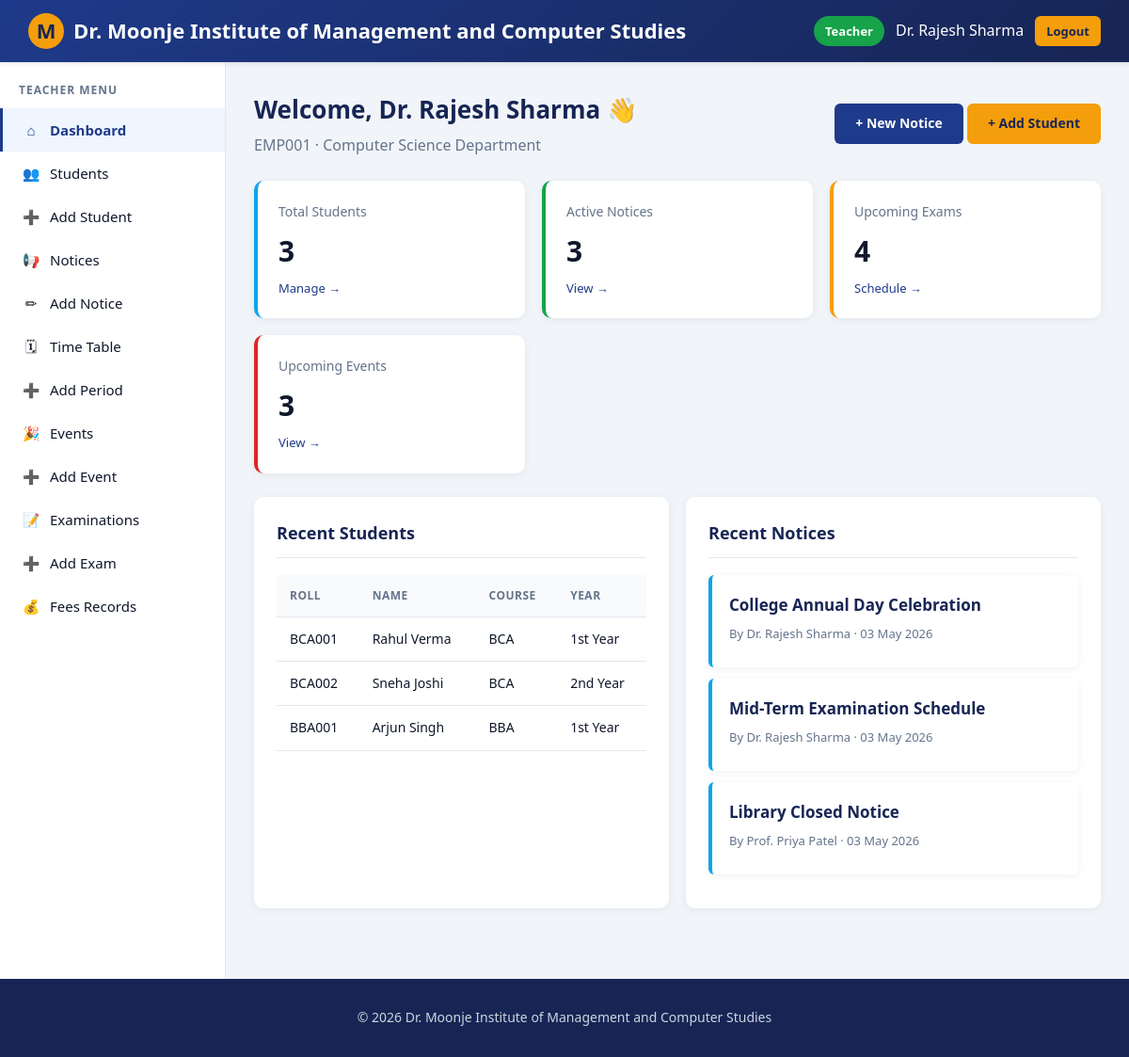
Screenshot of /teacher/dashboard.php (signed in) with the database file from the repository.
### tables this page shows
CREATE TABLE students (
    id INT AUTO_INCREMENT PRIMARY KEY,
    roll_no VARCHAR(20) NOT NULL UNIQUE,
    name VARCHAR(100) NOT NULL,
    email VARCHAR(100) NOT NULL UNIQUE,
    phone VARCHAR(15),
    password VARCHAR(255) NOT NULL,
    course VARCHAR(50) NOT NULL,
    year VARCHAR(10) NOT NULL,
    address TEXT,
    dob DATE,
    gender ENUM('Male','Female','Other') DEFAULT 'Male',
    created_at TIMESTAMP DEFAULT CURRENT_TIMESTAMP
);

CREATE TABLE notices (
    id INT AUTO_INCREMENT PRIMARY KEY,
    title VARCHAR(200) NOT NULL,
    description TEXT NOT NULL,
    target_audience ENUM('All','Students','Teachers') DEFAULT 'All',
    course VARCHAR(50) DEFAULT NULL,
    posted_by INT NOT NULL,
    created_at TIMESTAMP DEFAULT CURRENT_TIMESTAMP,
    FOREIGN KEY (posted_by) REFERENCES teachers(id) ON DELETE CASCADE
);

CREATE TABLE teachers (
    id INT AUTO_INCREMENT PRIMARY KEY,
    employee_id VARCHAR(20) NOT NULL UNIQUE,
    name VARCHAR(100) NOT NULL,
    email VARCHAR(100) NOT NULL UNIQUE,
    phone VARCHAR(15),
    password VARCHAR(255) NOT NULL,
    department VARCHAR(50) NOT NULL,
    designation VARCHAR(50),
    qualification VARCHAR(100),
    created_at TIMESTAMP DEFAULT CURRENT_TIMESTAMP
);

### config/db.php (called while the page is built, shortened)
<?php
function e($value) {
    return htmlspecialchars($value ?? '', ENT_QUOTES, 'UTF-8');
}

### teacher/dashboard.php (the view, shortened to what this page needs)
<?php
require_once '../includes/teacher_header.php';
$students_count = $conn->query("SELECT COUNT(*) c FROM students")->fetch_assoc()['c'];
$notices_count  = $conn->query("SELECT COUNT(*) c FROM notices")->fetch_assoc()['c'];
$exams_count    = $conn->query("SELECT COUNT(*) c FROM examinations WHERE exam_date >= CURDATE()")->fetch_assoc()['c'];
$events_count   = $conn->query("SELECT COUNT(*) c FROM events WHERE event_date >= CURDATE()")->fetch_assoc()['c'];
$recent_students = $conn->query("SELECT * FROM students ORDER BY created_at DESC LIMIT 5");
$recent_notices  = $conn->query("SELECT n.*, t.name AS teacher_name FROM notices n LEFT JOIN teachers t ON n.posted_by=t.id ORDER BY n.created_at DESC LIMIT 5");
?>
<div class="page-header">
    <div>
        <h1>Welcome, <?= e($_SESSION['teacher_name']) ?> 👋</h1>
        <p><?= e($_SESSION['teacher_emp']) ?> · <?= e($_SESSION['teacher_dept']) ?> Department</p>
    </div>
    <div>
        <a href="add_notice.php" class="btn">+ New Notice</a>
        <a href="add_student.php" class="btn btn-secondary">+ Add Student</a>
    </div>
</div>
<div class="cards">
    <div class="card accent"><div class="label">Total Students</div><div class="value"><?= $students_count ?></div><div class="sub"><a href="students.php">Manage →</a></div></div>
    <div class="card success"><div class="label">Active Notices</div><div class="value"><?= $notices_count ?></div><div class="sub"><a href="notices.php">View →</a></div></div>
    <div class="card warning"><div class="label">Upcoming Exams</div><div class="value"><?= $exams_count ?></div><div class="sub"><a href="exams.php">Schedule →</a></div></div>
    <div class="card danger"><div class="label">Upcoming Events</div><div class="value"><?= $events_count ?></div><div class="sub"><a href="events.php">View →</a></div></div>
</div>
<div class="cards" style="grid-template-columns:1fr 1fr;">
    <div class="panel">
        <h3 class="panel-title">Recent Students</h3>
        <div class="table-wrap">
            <table>
                <thead><tr><th>Roll</th><th>Name</th><th>Course</th><th>Year</th></tr></thead>
                <tbody>
                <?php if($recent_students->num_rows): while($s=$recent_students->fetch_assoc()): ?>
                    <tr>
                        <td><?= e($s['roll_no']) ?></td>
                        <td><?= e($s['name']) ?></td>
                        <td><?= e($s['course']) ?></td>
                        <td><?= e($s['year']) ?></td>
                    </tr>
                <?php endwhile; else: ?>
                    <tr><td colspan="4" style="text-align:center; color:#64748b;">No students yet.</td></tr>
                <?php endif; ?>
                </tbody>
            </table>
        </div>
    </div>
    <div class="panel">
        <h3 class="panel-title">Recent Notices</h3>
        <?php if($recent_notices->num_rows): while($n=$recent_notices->fetch_assoc()): ?>
            <div class="list-item">
                <h4><?= e($n['title']) ?></h4>
                <p class="meta">By <?= e($n['teacher_name']) ?> · <?= date('d M Y', strtotime($n['created_at'])) ?></p>
            </div>
        <?php endwhile; else: ?>
            <p style="color:#64748b;">No notices.</p>
        <?php endif; ?>
    </div>
</div>
<?php require_once '../includes/teacher_footer.php'; ?>

### assets/css/style.css (style rules this page uses)
* { margin:0; padding:0; box-sizing:border-box; }
:root { --primary:#1e3a8a; --primary-dark:#172554; --secondary:#f59e0b; --accent:#0ea5e9; --light:#f8fafc; --dark:#0f172a; --gray:#64748b; --border:#e2e8f0; --success:#16a34a; --danger:#dc2626; --warning:#f59e0b; --card-shadow:0 2px 8px rgba(0,0,0,0.06); }
body { font-family:'Segoe UI', Tahoma, sans-serif; background:#f1f5f9; color:var(--dark); line-height:1.6; min-height:100vh; }
a { text-decoration:none; color:var(--primary); }
.page-header { display:flex; justify-content:space-between; align-items:center; margin-bottom:25px; flex-wrap:wrap; gap:12px; }
.page-header h1 { font-size:26px; color:var(--primary-dark); }
.page-header p { color:var(--gray); margin-top:4px; }
.cards { display:grid; grid-template-columns:repeat(auto-fit,minmax(220px,1fr)); gap:18px; margin-bottom:25px; }
.card { background:#fff; border-radius:10px; padding:22px; box-shadow:var(--card-shadow); border-left:4px solid var(--primary); }
.card.success { border-left-color:var(--success); }
.card.warning { border-left-color:var(--warning); }
.card.danger { border-left-color:var(--danger); }
.card.accent { border-left-color:var(--accent); }
.card .label { color:var(--gray); font-size:14px; margin-bottom:6px; }
.card .value { font-size:30px; font-weight:700; color:var(--dark); }
.card .sub { color:var(--gray); font-size:13px; margin-top:5px; }
.panel { background:#fff; border-radius:10px; padding:24px; box-shadow:var(--card-shadow); margin-bottom:20px; }
.panel-title { font-size:18px; font-weight:600; margin-bottom:18px; padding-bottom:12px; border-bottom:1px solid var(--border); color:var(--primary-dark); }
.table-wrap { overflow-x:auto; }
table { width:100%; border-collapse:collapse; font-size:14px; }
table th, table td { padding:12px 14px; text-align:left; border-bottom:1px solid var(--border); }
table th { background:#f8fafc; color:var(--gray); font-weight:600; text-transform:uppercase; font-size:12px; letter-spacing:0.5px; }
.btn { display:inline-block; padding:10px 22px; background:var(--primary); color:#fff; border:none; border-radius:6px; cursor:pointer; font-size:14px; font-weight:600; transition:background .2s, transform .1s; text-decoration:none; }
.btn-secondary { background:var(--secondary); color:var(--primary-dark); }
.list-item { padding:18px; background:#fff; border-left:4px solid var(--accent); border-radius:6px; margin-bottom:12px; box-shadow:var(--card-shadow); }
.list-item h4 { color:var(--primary-dark); margin-bottom:6px; font-size:17px; }
.list-item .meta { color:var(--gray); font-size:13px; margin-bottom:8px; }
.list-item p { color:var(--dark); font-size:14px; }

### rows the page displays
students: roll_no "BCA001", name "Rahul Verma", course "BCA", year "1st Year"
students: roll_no "BCA002", name "Sneha Joshi", course "BCA", year "2nd Year"
students: roll_no "BBA001", name "Arjun Singh", course "BBA", year "1st Year"
notices: title "College Annual Day Celebration", posted_by.name "Dr. Rajesh Sharma", created_at "03 May 2026"
notices: title "Mid-Term Examination Schedule", posted_by.name "Dr. Rajesh Sharma", created_at "03 May 2026"
notices: title "Library Closed Notice", posted_by.name "Prof. Priya Patel", created_at "03 May 2026"

### other values shown
$_SESSION['teacher_name'] "Dr. Rajesh Sharma"
$_SESSION['teacher_emp'] "EMP001"
$_SESSION['teacher_dept'] "Computer Science"
$students_count "3"
$notices_count "3"
$exams_count "4"
$events_count "3"
